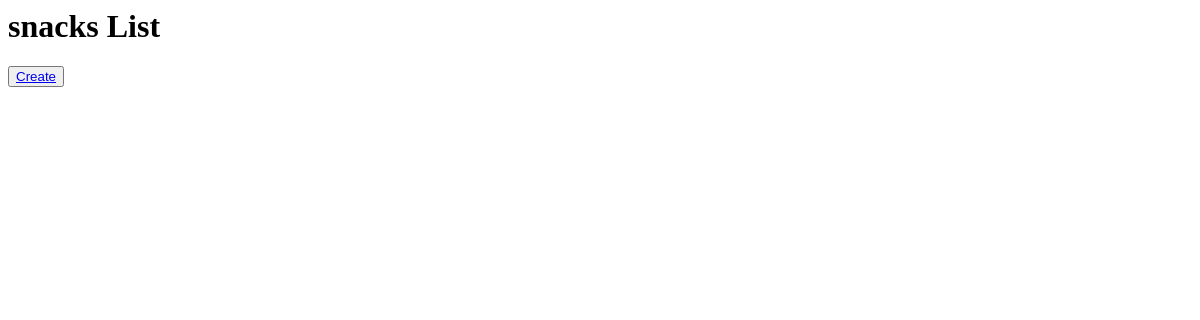
Before: / with the older database file.
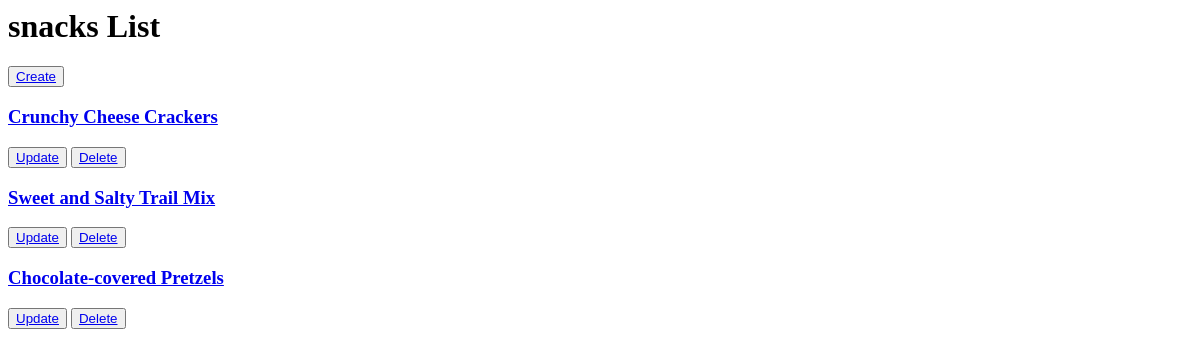
After: the same page with the newer database file.
### snacks/models.py (models this page shows, shortened)
class Snack(models.Model):
    title=models.CharField(max_length=32)
    purchaser=models.ForeignKey(get_user_model(),on_delete=models.CASCADE)
    description=models.TextField(default="bla bla ...")

### snacks/views.py (the view)
# urls.py: path('',SnackListView.as_view(),name="home"),
class SnackListView(ListView):
    template_name='snack_list.html'
    model=Snack
    context_object_name="snacks"

### templates/snack_list.html
{% block content%}
<h1>snacks List</h1>
<button><a href="{% url 'snack_create' %}">Create</a></button>
{% for snack in snacks%}
<h3><a href="{% url 'snack_detail' snack.pk%}">{{snack.title}}</a></h3>
<button><a href="{% url 'snack_update' snack.pk%}">Update</a></button>
<button><a href="{% url 'snack_delete' snack.pk %}">Delete</a></button>
{%endfor%}
{% endblock content%}

Changed rows visible on the page:
added Snack: title "Crunchy Cheese Crackers"
added Snack: title "Sweet and Salty Trail Mix"
added Snack: title "Chocolate-covered Pretzels"
